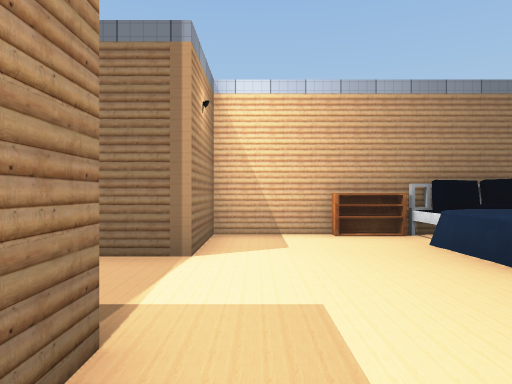
view 1 (above)

18 first-person views from a walk through a Unity game level. The camera is 1.2 m above the floor, looks level and sees 70° across. The floor is counted in squares, 1.6 m on a side. Each view is taken from the middle of a square. On the plan, view 1 faces up. The plan holds only what a view shows up to about 11 squares ahead; the rest is blank. The player character is not drawn. Some surface patterns are stand-ins.

view 2
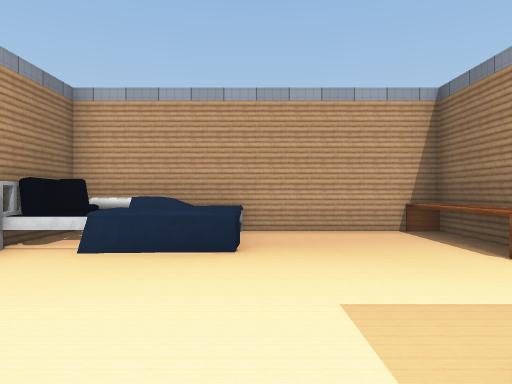

view 3
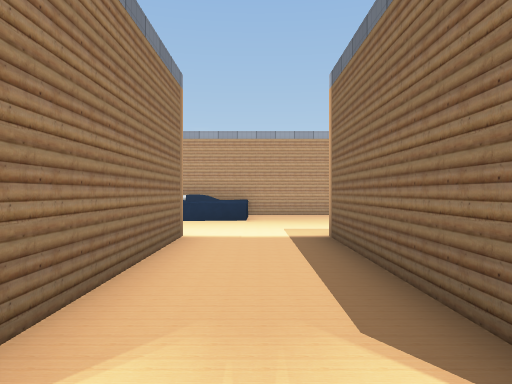

view 4
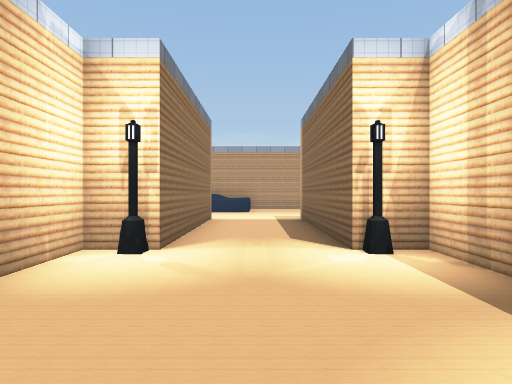

view 5
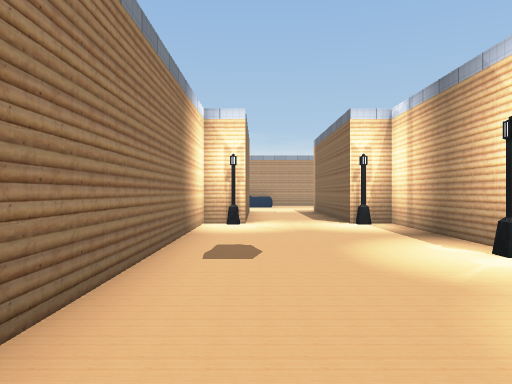

view 6
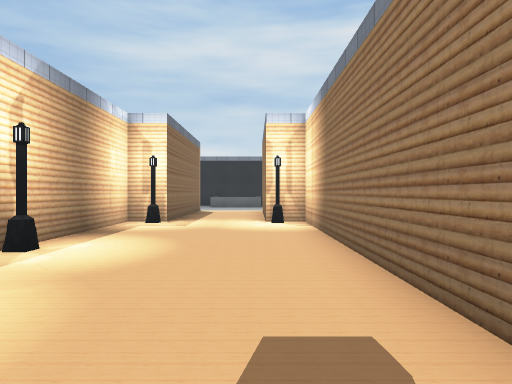

view 7
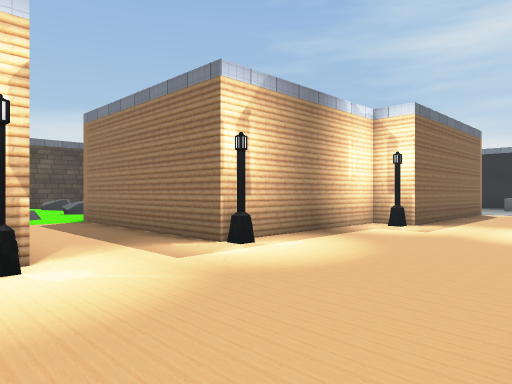

view 8
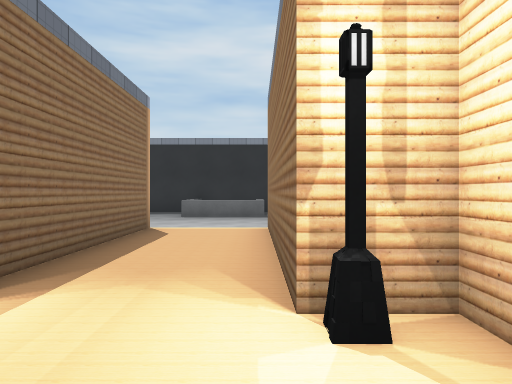

view 9
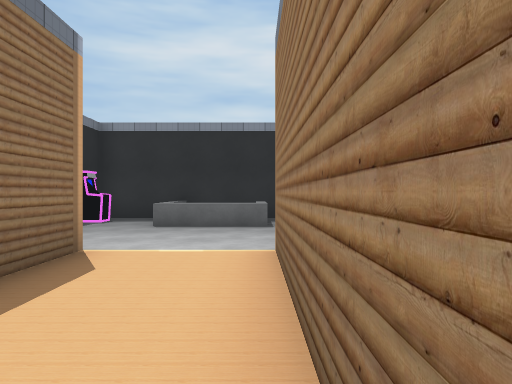

view 10
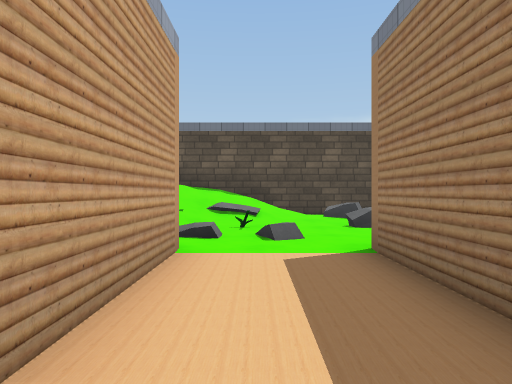

view 11
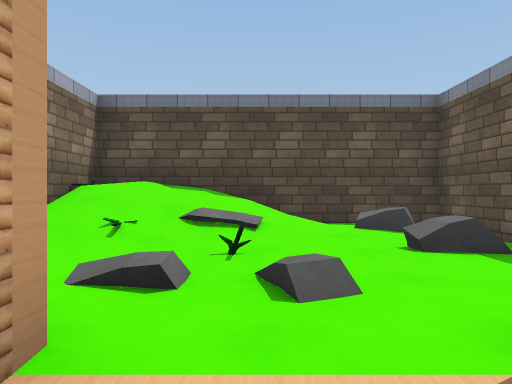

view 12
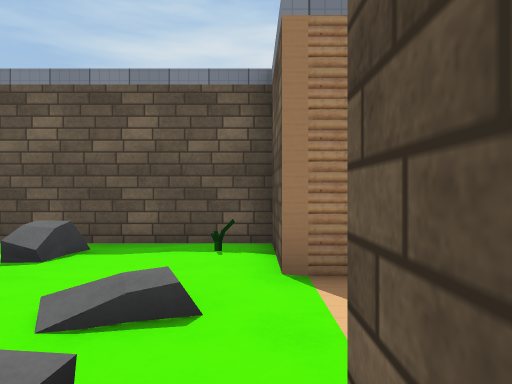

view 13
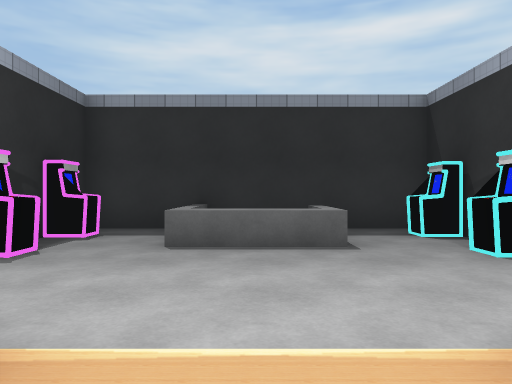

view 14
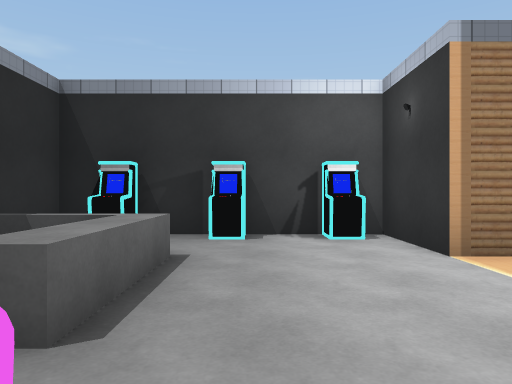

view 15
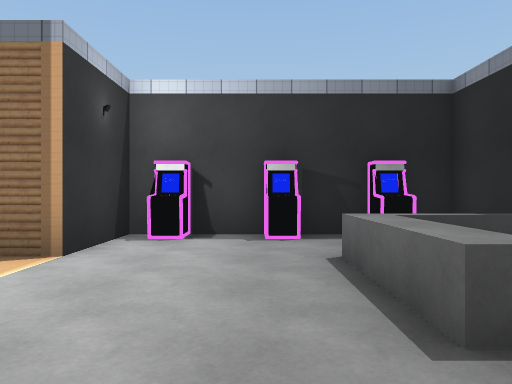

view 16
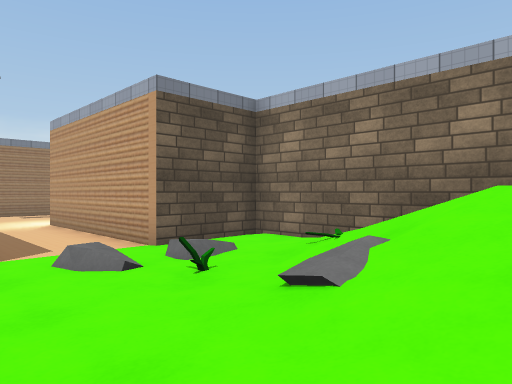

view 17
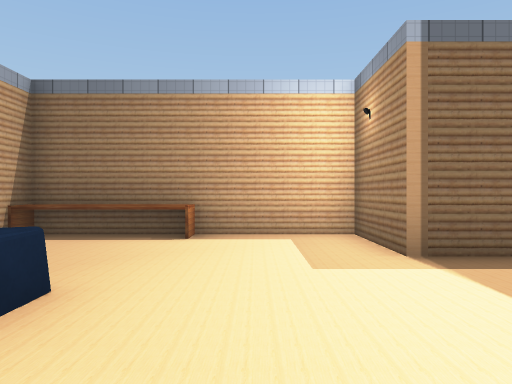

view 18
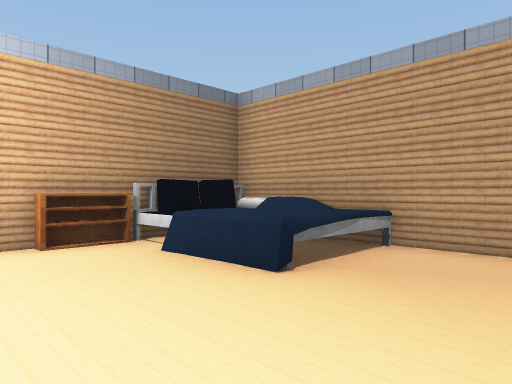

### Floor plan
Key: @ floor where view 1 was taken; # wall or solid block; x gap in a wall; . main floor; : floor 0.25 m higher than the main floor; + floor 1.5 m higher than the main floor; / step, stairs or slope; ^ raised ledge; S shelf; L lamp; O other object.
Columns run from 30 left of view 1 to 5 right of it. Each row starts with its distance up from view 1.
  7 ########                     #######
  6 #.OO.O.#     ###########     #..SOO#
  5 #......#####L...........L#####...OO#
  4 ##^^.............................OO#
  3 #  ^...............................#
  2 #^^^...............................#
  1 #......#####L...L..L....L#####.....#
  0 #.OO.O.#     ####..#####     #@.OOO#
 -1 ########        #..#         #######
 -2                 #..#
 -3                 #..#
 -4               ###..####
 -5               #O......#
 -6               #..///::#
 -7               #...O///#
 -8               #xO.//O/#
 -9               # O/////#
-10               # :///+O#
-11               #########

Positions as (right, up) in squares from view 1, and headings:
1: (0, 0), facing up
2: (-2, 3), facing right
3: (-7, 3), facing right
4: (-11, 3), facing right
5: (-15, 4), facing right
6: (-9, 4), facing left
7: (-10, 5), facing down-left
8: (-16, 4), facing left
9: (-19, 4), facing left
10: (-12, 0), facing down
11: (-12, -3), facing down
12: (-10, -5), facing left
13: (-22, 3), facing left
14: (-26, 0), facing up
15: (-26, 6), facing down
16: (-14, -10), facing up-right
17: (1, 6), facing down
18: (0, 1), facing up-right
